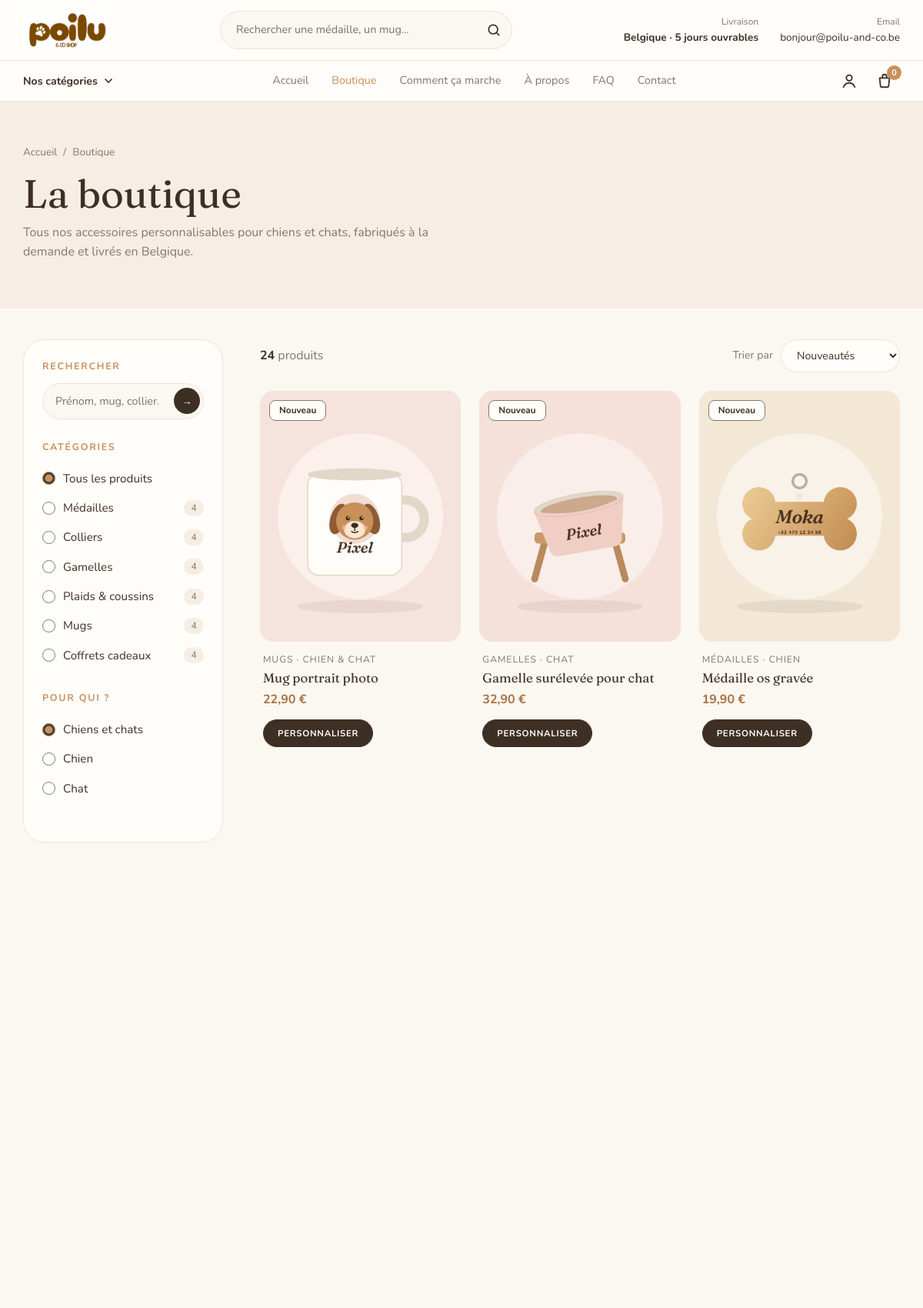
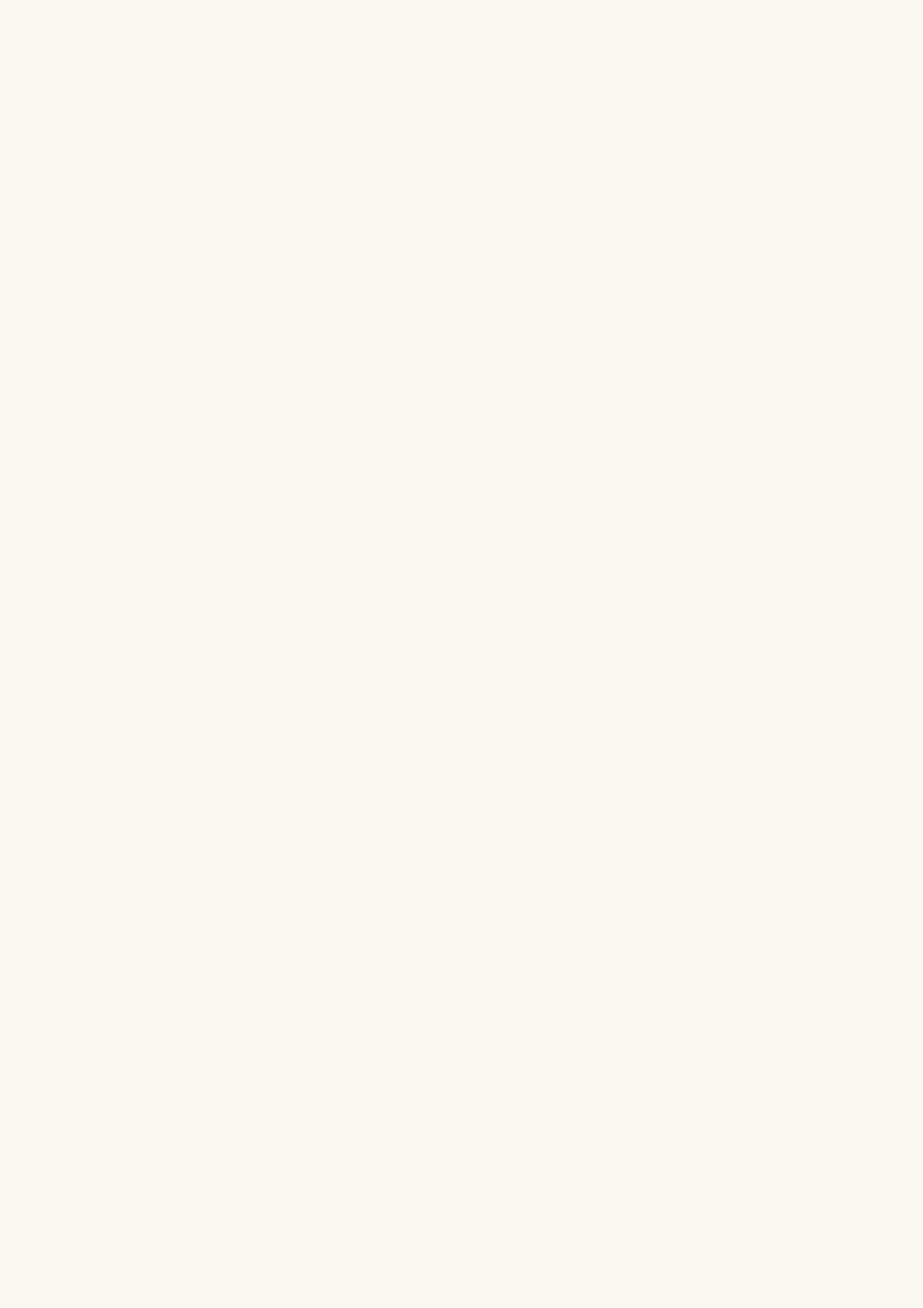
Screenshot of /pages/products.php (upper part) with the database file from the repository (2 pictures, top to bottom).
### tables this page shows
CREATE TABLE categories (
    id          INT AUTO_INCREMENT PRIMARY KEY,
    name        VARCHAR(80)  NOT NULL,
    slug        VARCHAR(80)  NOT NULL UNIQUE,
    description VARCHAR(255) NULL,
    sort_order  INT          NOT NULL DEFAULT 0        
);

CREATE TABLE products (
    id                   INT AUTO_INCREMENT PRIMARY KEY,
    category_id          INT          NOT NULL,
    name                 VARCHAR(120) NOT NULL,
    description          TEXT         NOT NULL,
    price                DECIMAL(6,2) NOT NULL,        
    old_price            DECIMAL(6,2) NULL,            
    image                VARCHAR(255) NULL,            
    animal               ENUM('dog', 'cat', 'both') NOT NULL DEFAULT 'both',
    personalization_type ENUM('tag', 'collar', 'bowl', 'blanket', 'mug', 'gift') NOT NULL,
    badge                VARCHAR(30)  NULL,            
    is_featured          TINYINT(1)   NOT NULL DEFAULT 0,   
    is_active            TINYINT(1)   NOT NULL DEFAULT 1,   
    created_at           DATETIME     NOT NULL DEFAULT CURRENT_TIMESTAMP,
    FOREIGN KEY (category_id) REFERENCES categories(id)
);

### includes/functions.php (called while the page is built, shortened)
<?php
function e($text)
{
    return htmlspecialchars((string) $text, ENT_QUOTES, 'UTF-8');
}
function format_price($amount)
{
    return number_format((float) $amount, 2, ',', ' ') . ' €';
}
function animal_label($animal)
{
    $labels = ['dog' => 'Chien', 'cat' => 'Chat', 'both' => 'Chien & chat'];
    return $labels[$animal] ?? '';
}
function product_badge($product)
{
    if (!empty($product['old_price']) && $product['old_price'] > $product['price']) {
        $discount = round((1 - $product['price'] / $product['old_price']) * 100);
        return '-' . $discount . ' %';
    }
    return $product['badge'] ?? '';
}

### pages/products.php (the view, shortened to what this page needs)
<?php
require '../includes/db.php';
require '../includes/functions.php';
$search        = trim($_GET['search'] ?? '');
$search        = mb_substr($search, 0, 60);
$animal        = $_GET['animal'] ?? '';
$sort          = $_GET['sort'] ?? 'newest';
$animal_options = ['dog' => 'Chien', 'cat' => 'Chat'];
if (!array_key_exists($animal, $animal_options)) {
    $animal = '';
}
$sort_options = [
    'newest'     => ['label' => 'Nouveautés',       'sql' => 'p.created_at DESC'],
    'price_asc'  => ['label' => 'Prix croissant',   'sql' => 'p.price ASC'],
    'price_desc' => ['label' => 'Prix décroissant', 'sql' => 'p.price DESC'],
    'name'       => ['label' => 'Nom (A → Z)',      'sql' => 'p.name ASC'],
];
$categories       = [];
$products         = [];
$current_category = null;
if ($pdo !== null) {
    $categories = $pdo->query("
        SELECT c.id, c.name, c.slug, c.description, COUNT(p.id) AS product_count
        FROM categories c
        LEFT JOIN products p ON p.category_id = c.id AND p.is_active = 1
        GROUP BY c.id, c.name, c.slug, c.description, c.sort_order
        ORDER BY c.sort_order
    ")->fetchAll();
    $where  = ['p.is_active = 1'];
    $params = [];
    $sql = "
        SELECT p.*, c.name AS category_name, c.slug AS category_slug
        FROM products p
        JOIN categories c ON c.id = p.category_id
        WHERE " . implode(' AND ', $where) . "
        ORDER BY " . $sort_options[$sort]['sql'];
    $statement = $pdo->prepare($sql);
    $statement->execute($params);
    $products = $statement->fetchAll();
}
if ($current_category !== null) {
    $page_heading     = $current_category['name'];
    $page_intro       = $current_category['description'];
} else {
    $page_heading     = 'La boutique';
    $page_intro       = 'Tous nos accessoires personnalisables pour chiens et chats, fabriqués à la demande et livrés en Belgique.';
}
require '../includes/header.php';
?>
<section class="page-hero">
    <div class="container">
        <nav class="breadcrumb" aria-label="Fil d'Ariane">
            <a href="../index.php">Accueil</a>
            <span aria-hidden="true">/</span>
            <?php if ($current_category !== null): ?>
                <a href="products.php">Boutique</a>
                <span aria-hidden="true">/</span>
                <span><?= e($current_category['name']) ?></span>
            <?php else: ?>
                <span>Boutique</span>
            <?php endif; ?>
        </nav>
        <h1><?= e($page_heading) ?></h1>
        <p class="page-intro"><?= e($page_intro) ?></p>
    </div>
</section>
<section class="section catalogue">
    <div class="container">
        <?php if ($pdo === null): ?>
            <div class="empty-state">
                <h2>La boutique n'est pas encore connectée</h2>
                <p>Démarrez MySQL dans XAMPP/WAMP, puis importez <strong>database/database.sql</strong> dans phpMyAdmin.</p>
            </div>
        <?php else: ?>
        <div class="catalogue-layout">
            <aside class="filters" data-filters>
                <form method="get" action="products.php" id="filter-form" class="filters-form">
                    <div class="filter-group">
                        <label for="filter-search" class="filter-title">Rechercher</label>
                        <div class="filter-search">
                            <input type="search" id="filter-search" name="search" value="<?= e($search) ?>" placeholder="Prénom, mug, collier…">
                            <button type="submit" aria-label="Rechercher">→</button>
                        </div>
                    </div>
                    <fieldset class="filter-group">
                        <legend class="filter-title">Catégories</legend>
                        <label class="filter-option">
                            <input type="radio" name="category" value="" <?= $current_category === null ? 'checked' : '' ?> data-auto-submit>
                            <span>Tous les produits</span>
                        </label>
                        <?php foreach ($categories as $category): ?>
                            <label class="filter-option">
                                <input type="radio" name="category" value="<?= e($category['slug']) ?>"
                                    <?= ($current_category !== null && $current_category['id'] === $category['id']) ? 'checked' : '' ?> data-auto-submit>
                                <span><?= e($category['name']) ?></span>
                                <small><?= (int) $category['product_count'] ?></small>
                            </label>
                        <?php endforeach; ?>
                    </fieldset>
                    <fieldset class="filter-group">
                        <legend class="filter-title">Pour qui ?</legend>
                        <label class="filter-option">
                            <input type="radio" name="animal" value="" <?= $animal === '' ? 'checked' : '' ?> data-auto-submit>
                            <span>Chiens et chats</span>
                        </label>
                        <?php foreach ($animal_options as $value => $label): ?>
                            <label class="filter-option">
                                <input type="radio" name="animal" value="<?= e($value) ?>" <?= $animal === $value ? 'checked' : '' ?> data-auto-submit>
                                <span><?= e($label) ?></span>
                            </label>
                        <?php endforeach; ?>
                    </fieldset>
                </form>
            </aside>
            <div class="catalogue-main">
                <div class="catalogue-toolbar">
                    <p>
                        <strong><?= count($products) ?></strong> produit<?= count($products) > 1 ? 's' : '' ?>
                    </p>
                    <label class="sort-select">
                        <span>Trier par</span>
                        <select name="sort" form="filter-form" data-auto-submit>
                            <?php foreach ($sort_options as $value => $option): ?>
                                <option value="<?= e($value) ?>" <?= $sort === $value ? 'selected' : '' ?>><?= e($option['label']) ?></option>
                            <?php endforeach; ?>
                        </select>
                    </label>
                </div>
                <?php if (count($products) === 0): ?>
                    <div class="empty-state">
                        <h2>Aucun produit trouvé</h2>
                        <p>Essayez un autre mot ou retirez un filtre.</p>
                        <a href="products.php" class="button button-outline">Voir tous les produits</a>
                    </div>
                <?php else: ?>
                    <div class="product-grid product-grid-catalogue">
                        <?php foreach ($products as $product): ?>
                            <?php $badge = product_badge($product); ?>
                            <article class="product-card reveal">
                                <a href="product.php?id=<?= (int) $product['id'] ?>" class="product-image">
                                    <?php if ($badge !== ''): ?>
                                        <span class="product-badge"><?= e($badge) ?></span>
                                    <?php endif; ?>
                                    <?php if (!empty($product['image']) && file_exists(__DIR__ . '/../assets/images/products/' . $product['image'])): ?>
                                        <img src="../assets/images/products/<?= e($product['image']) ?>" alt="<?= e($product['name']) ?>" loading="lazy">
                                    <?php endif; ?>
                                </a>
                                <div class="product-info">
                                    <p class="product-category">
                                        <?= e($product['category_name']) ?> · <?= e(animal_label($product['animal'])) ?>
                                    </p>
                                    <h3><a href="product.php?id=<?= (int) $product['id'] ?>"><?= e($product['name']) ?></a></h3>
                                    <p class="product-price">
                                        <?= format_price($product['price']) ?>
                                    </p>
                                    <a href="product.php?id=<?= (int) $product['id'] ?>" class="button button-small">Personnaliser</a>
                                </div>
                            </article>
                        <?php endforeach; ?>
                    </div>
                <?php endif; ?>
            </div>
        </div>
        <?php endif; ?>
    </div>
</section>
<?php require '../includes/footer.php'; ?>

### rows the page displays
categories: name "Médailles", product_count "4"
categories: name "Colliers", product_count "4"
categories: name "Gamelles", product_count "4"
categories: name "Plaids & coussins", product_count "4"
categories: name "Mugs", product_count "4"
categories: name "Coffrets cadeaux", product_count "4"
products: badge "Nouveau", image (picture), category.name "MUGS", animal "CHIEN & CHAT", name "Mug portrait photo", price "22,90 €"
products: badge "Nouveau", image (picture), category.name "GAMELLES", animal "CHAT", name "Gamelle surélevée pour chat", price "32,90 €"
products: badge "Nouveau", image (picture), category.name "MÉDAILLES", animal "CHIEN", name "Médaille os gravée", price "19,90 €"

### other values shown
DELIVERY_WORKING_DAYS "5"
$cart_items "0"
$page_heading "La boutique"
$page_intro "Tous nos accessoires personnalisables pour chiens et chats, fabriqués à la demande et livrés en Belgique."
$label "Chien"
$label "Chat"
count($products) "24"
form field sort "Nouveautés"
